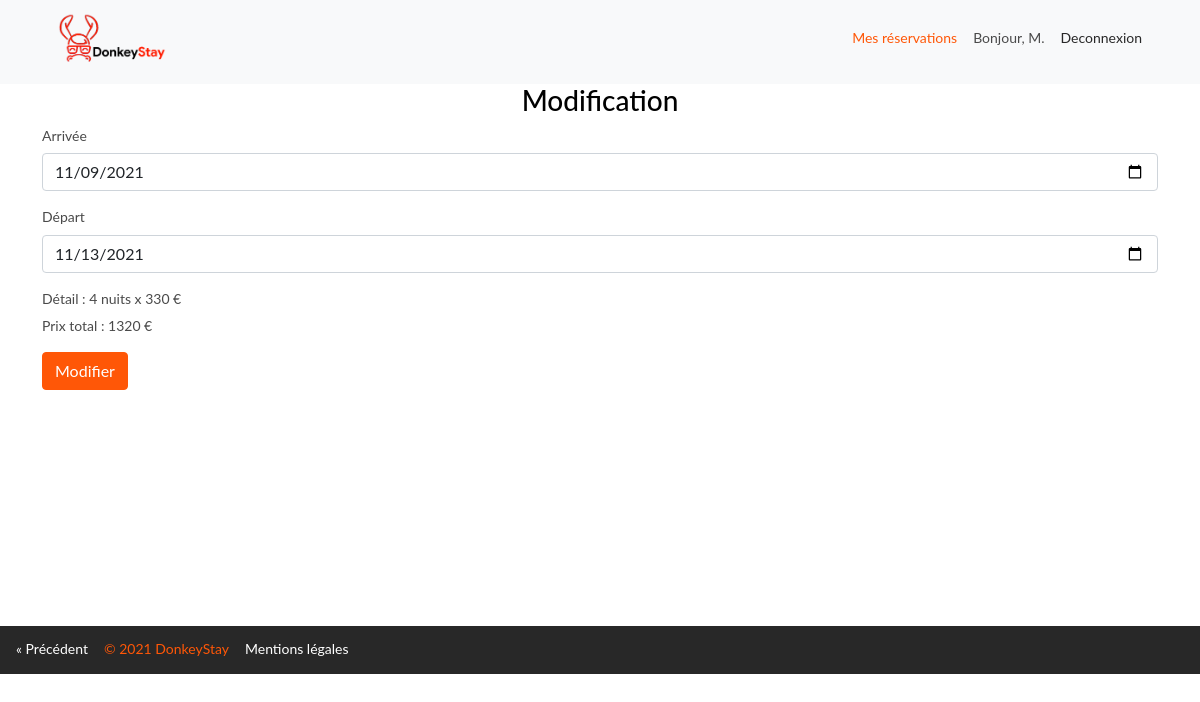
The page /update.php?updateid=4 on the database its author committed.
### tables this page shows
CREATE TABLE `booking` (
  `id` int NOT NULL AUTO_INCREMENT,
  `checkin` date NOT NULL,
  `checkout` date NOT NULL,
  `price` int DEFAULT NULL,
  `rental_id` int DEFAULT NULL,
  `client_id` int DEFAULT NULL,
  PRIMARY KEY (`id`),
  KEY `fk_logement` (`rental_id`),
  KEY `fk_client` (`client_id`),
  CONSTRAINT `fk_client` FOREIGN KEY (`client_id`) REFERENCES `client` (`id`),
  CONSTRAINT `fk_rental` FOREIGN KEY (`rental_id`) REFERENCES `rental` (`id`)
);

CREATE TABLE `rental` (
  `id` int NOT NULL AUTO_INCREMENT,
  `title` varchar(50) NOT NULL,
  `description` varchar(200) DEFAULT NULL,
  `adult` int NOT NULL,
  `child` int DEFAULT NULL,
  `price` int DEFAULT NULL,
  `image_id` int DEFAULT NULL,
  `type_id` int DEFAULT NULL,
  `location_id` int DEFAULT NULL,
  PRIMARY KEY (`id`),
  KEY `images_id_idx` (`image_id`),
  KEY `type_id_idx` (`type_id`),
  KEY `location_id_idx` (`location_id`),
  CONSTRAINT `images_id` FOREIGN KEY (`image_id`) REFERENCES `image` (`id`) ON DELETE CASCADE ON UPDATE CASCADE,
  CONSTRAINT `location_id` FOREIGN KEY (`location_id`) REFERENCES `location` (`id`),
  CONSTRAINT `type_id` FOREIGN KEY (`type_id`) REFERENCES `type` (`id`)
);

### update.php (the view, shortened to what this page needs)
<?php
    include "db_conn.php";
    $id = $_GET['updateid'];
    $sql = "SELECT booking.id, checkin, checkout, booking.price booking_price, client_id, `lastname`, rental.price rental_price FROM `booking` JOIN `rental` ON booking.rental_id = rental.id JOIN `client` ON booking.client_id = client.id WHERE booking.id=$id";
    $result=mysqli_query($conn, $sql);
    $row = mysqli_fetch_assoc($result);
        $checkin = $row['checkin'];
        $checkout = $row['checkout'];
        $rental_price = $row['rental_price'];
        $date1 = new DateTime($checkin);
        $date2 = new DateTime($checkout);
        $diff = $date1->diff($date2);
        $booking_price = $diff->days * $rental_price;
?>
<!doctype html>
<html lang="en">
  <head>
    <link href="https://cdn.jsdelivr.net/npm/bootstrap@5.0.2/dist/css/bootstrap.min.css" rel="stylesheet">
    <link href="/listing/style.css" rel="stylesheet">
  </head>
  <body>
    <nav class="navbar navbar-light bg-light">
        <div class="container">
            <a class="navbar-brand" href="/search.php">
            <img src="/uploads/logo.png" alt="" />
            </a>
        <div class="btn-group" role="group" aria-label="Basic example">
            <a href="user.php" class="booking">Mes réservations</a>
            <p class="hello">Bonjour, <?php echo "M. ". $_SESSION['lastname']?> </p>
            <a href="logout.php" class="logout">Deconnexion</a>
        </div>
        </div>
    </nav>
    <div>
        <h3 class="modification">Modification</h3>
    </div>
    <div class = "container">
        <form method = "post">
            <div class="mb-3">
                <label for="checkin" class="form-label">Arrivée</label>
                <input type="date" class="form-control" id="fromDate" placeholder="" name = "checkin" autocomplete="off" value="<?php echo $checkin;?>">
            </div>
            <div class="mb-3">
                <label for="checkout" class="form-label">Départ</label>
                <input type="date" class="form-control" id="toDate" placeholder="" name = "checkout" autocomplete="off" value="<?php echo $checkout;?>">
            </div>
            <div class="mb-3">
                <label for="checkout" class="form-label">Détail :</label>
                <span><?php echo $diff->days . " nuits x " . $rental_price . " €" ;?></span><br>
                <span>Prix total : <?php echo $booking_price . " €";?></span>
            </div>
            <button type="submit" class="btn btn-primary" name="submit" id="liveToastBtn">Modifier</button>
            <div aria-live="polite" aria-atomic="true" class="d-flex justify-content-center align-items-center" style="min-height: 200px;">
                </div>
        </form>
    </div>
    <a href="javascript:history.go(-1)" class="previous">&laquo; Précédent</a>
    <footer>
        <div class=container-foo>
            <div>
                <a href="javascript:history.go(-1)" class="previous">&laquo; Précédent</a>
            </div>
            <div class=copyright>
                <p>© 2021 DonkeyStay</p>
            </div>
            <div>
                <a href="#" class="previous">Mentions légales</a>
            </div>
        </div>
    </footer>
  </body>
</html>

### listing/style.css (style rules this page uses)
body { font-family: sans-serif; margin: 0; padding: 0; line-height: 1.4; color: #4a4a4a; }
h1, h2, h3, h4, h5, h6 { color: #000; }
.logout { color:grey; }
.modification { text-align: center; }
a { text-decoration: none; display: inline-block; padding: 8px 16px; }
.previous { color: white; }
img { display: block; width: 100%; }
.navbar-brand { width: 140px; height: 68px; }
.hello { margin-top: 8.4px; }
.logout { color: #282828; }
.booking { color: #ff5707; }
footer { background-color: #282828; bottom: 0; width: 100%; padding-top: 5px; position: unset; flex-shrink: 0; display: flex; color: #ff5707; }
.copyright { margin-top:8px; }
.container-foo { display: inline-flex; }
body { font-family: "Lato", "Arial", "Helvetica Neue", sans-serif; font-weight: 400; font-size: 14px; }
.btn-primary { color: #fff; background-color: #ff5707; border-color: #ff5707; }

### rows shown on the page
booking: checkin "11/09/2021", checkout "11/13/2021", checkin+checkout "4", rental.price "330", booking_price "1320"
